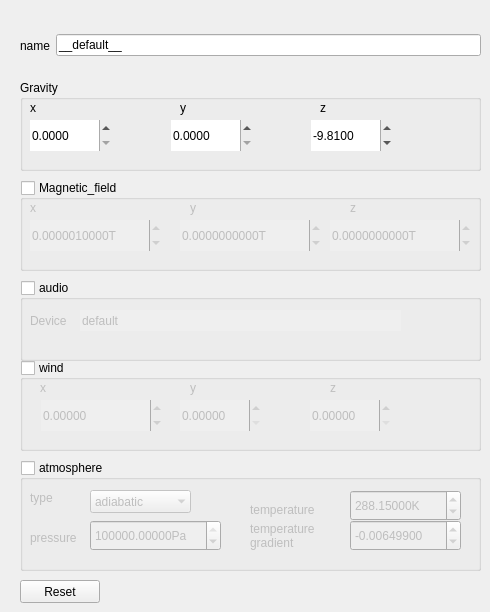
   <widget class="QWidget" name="world_">
    <attribute name="title">
     <string>world</string>
    </attribute>
    <widget class="QGroupBox" name="gravity_group">
     <property name="geometry">
      <rect>
       <x>20</x>
       <y>80</y>
       <width>461</width>
       <height>91</height>
      </rect>
     </property>
     <property name="toolTip">
      <string>The gravity vector in m/s^2, expressed in a coordinate frame defined by the spherical_coordinates</string>
     </property>
     <property name="title">
      <string>Gravity</string>
     </property>
     <widget class="QLabel" name="g_vec_x">
      <property name="geometry">
       <rect>
        <x>10</x>
        <y>20</y>
        <width>57</width>
        <height>15</height>
       </rect>
      </property>
      <property name="text">
       <string>x</string>
      </property>
     </widget>
     <widget class="QLabel" name="g_vec_y">
      <property name="geometry">
       <rect>
        <x>160</x>
        <y>20</y>
        <width>57</width>
        <height>15</height>
       </rect>
      </property>
      <property name="text">
       <string>y</string>
      </property>
     </widget>
     <widget class="QLabel" name="g_vec_z">
      <property name="geometry">
       <rect>
        <x>300</x>
        <y>20</y>
        <width>57</width>
        <height>15</height>
       </rect>
      </property>
      <property name="text">
       <string>z</string>
      </property>
     </widget>
     <widget class="QDoubleSpinBox" name="gravity_x">
      <property name="geometry">
       <rect>
        <x>10</x>
        <y>40</y>
        <width>81</width>
        <height>31</height>
       </rect>
      </property>
      <property name="frame">
       <bool>false</bool>
      </property>
      <property name="decimals">
       <number>4</number>
      </property>
     </widget>
     <widget class="QDoubleSpinBox" name="gravity_y">
      <property name="geometry">
       <rect>
        <x>151</x>
        <y>40</y>
        <width>81</width>
        <height>31</height>
       </rect>
      </property>
      <property name="frame">
       <bool>false</bool>
      </property>
      <property name="decimals">
       <number>4</number>
      </property>
     </widget>
     <widget class="QDoubleSpinBox" name="gravity_z">
      <property name="geometry">
       <rect>
        <x>291</x>
        <y>40</y>
        <width>81</width>
        <height>31</height>
       </rect>
      </property>
      <property name="frame">
       <bool>false</bool>
      </property>
      <property name="decimals">
       <number>4</number>
      </property>
      <property name="minimum">
       <double>-100.000000000000000</double>
      </property>
      <property name="stepType">
       <enum>QAbstractSpinBox::AdaptiveDecimalStepType</enum>
      </property>
      <property name="value">
       <double>-9.810000000000000</double>
      </property>
     </widget>
    </widget>
    <widget class="QGroupBox" name="atmosphere_group">
     <property name="geometry">
      <rect>
       <x>20</x>
       <y>460</y>
       <width>461</width>
       <height>111</height>
      </rect>
     </property>
     <property name="title">
      <string>atmosphere</string>
     </property>
     <property name="checkable">
      <bool>true</bool>
     </property>
     <property name="checked">
      <bool>false</bool>
     </property>
     <widget class="QLabel" name="type">
      <property name="geometry">
       <rect>
        <x>10</x>
        <y>30</y>
        <width>57</width>
        <height>15</height>
       </rect>
      </property>
      <property name="text">
       <string>type</string>
      </property>
     </widget>
     <widget class="QComboBox" name="atm_type">
      <property name="geometry">
       <rect>
        <x>70</x>
        <y>30</y>
        <width>101</width>
        <height>23</height>
       </rect>
      </property>
      <property name="frame">
       <bool>false</bool>
      </property>
      <item>
       <property name="text">
        <string>adiabatic</string>
       </property>
      </item>
     </widget>
     <widget class="QDoubleSpinBox" name="atm_temp">
      <property name="geometry">
       <rect>
        <x>330</x>
        <y>30</y>
        <width>111</width>
        <height>31</height>
       </rect>
      </property>
      <property name="suffix">
       <string>K</string>
      </property>
      <property name="decimals">
       <number>5</number>
      </property>
      <property name="minimum">
       <double>-273.000000000000000</double>
      </property>
      <property name="maximum">
       <double>1000.000000000000000</double>
      </property>
      <property name="value">
       <double>288.149999999999977</double>
      </property>
     </widget>
     <widget class="QLabel" name="atm_temperature_label">
      <property name="geometry">
       <rect>
        <x>230</x>
        <y>40</y>
        <width>81</width>
        <height>20</height>
       </rect>
      </property>
      <property name="text">
       <string>temperature</string>
      </property>
     </widget>
     <widget class="QLabel" name="atm_pressure_label">
      <property name="geometry">
       <rect>
        <x>10</x>
        <y>70</y>
        <width>57</width>
        <height>15</height>
       </rect>
      </property>
      <property name="text">
       <string>pressure</string>
      </property>
     </widget>
     <widget class="QDoubleSpinBox" name="atm_pressure">
      <property name="geometry">
       <rect>
        <x>70</x>
        <y>60</y>
        <width>131</width>
        <height>31</height>
       </rect>
      </property>
      <property name="suffix">
       <string>Pa</string>
      </property>
      <property name="decimals">
       <number>5</number>
      </property>
      <property name="maximum">
       <double>1000000.000000000000000</double>
      </property>
      <property name="value">
       <double>101325.000000000000000</double>
      </property>
     </widget>
     <widget class="QDoubleSpinBox" name="atm_temp_grad">
      <property name="geometry">
       <rect>
        <x>330</x>
        <y>60</y>
        <width>111</width>
        <height>31</height>
       </rect>
      </property>
      <property name="decimals">
       <number>8</number>
      </property>
      <property name="minimum">
       <double>-104.000000000000000</double>
      </property>
      <property name="value">
       <double>-0.006499000000000</double>
      </property>
     </widget>
     <widget class="QLabel" name="temp_grad_label">
      <property name="geometry">
       <rect>
        <x>230</x>
        <y>60</y>
        <width>101</width>
        <height>31</height>
       </rect>
      </property>
      <property name="text">
       <string>temperature gradient</string>
      </property>
      <property name="wordWrap">
       <bool>true</bool>
      </property>
     </widget>
    </widget>
    <widget class="QGroupBox" name="audio_group">
     <property name="enabled">
      <bool>true</bool>
     </property>
     <property name="geometry">
      <rect>
       <x>20</x>
       <y>280</y>
       <width>461</width>
       <height>81</height>
      </rect>
     </property>
     <property name="toolTip">
      <string extracomment="global audio properties"/>
     </property>
     <property name="title">
      <string>audio </string>
     </property>
     <property name="checkable">
      <bool>true</bool>
     </property>
     <property name="checked">
      <bool>false</bool>
     </property>
     <widget class="QLabel" name="device_label">
      <property name="geometry">
       <rect>
        <x>10</x>
        <y>30</y>
        <width>81</width>
        <height>21</height>
       </rect>
      </property>
      <property name="text">
       <string>Device</string>
      </property>
     </widget>
     <widget class="QLineEdit" name="device_string_input">
      <property name="geometry">
       <rect>
        <x>60</x>
        <y>30</y>
        <width>321</width>
        <height>21</height>
       </rect>
      </property>
      <property name="toolTip">
       <string>Device to use for audio playback. A value of &quot;default&quot; will use the system's default audio device. 
 Otherwise, specify an audio device file</string>
      </property>
      <property name="inputMask">
       <string/>
      </property>
      <property name="text">
       <string>default</string>
      </property>
      <property name="frame">
       <bool>false</bool>
      </property>
     </widget>
    </widget>
    <widget class="QGroupBox" name="wind_group">
     <property name="geometry">
      <rect>
       <x>20</x>
       <y>360</y>
       <width>461</width>
       <height>91</height>
      </rect>
     </property>
     <property name="title">
      <string>wind</string>
     </property>
     <property name="checkable">
      <bool>true</bool>
     </property>
     <property name="checked">
      <bool>false</bool>
     </property>
     <widget class="QLabel" name="w_vec_x">
      <property name="geometry">
       <rect>
        <x>20</x>
        <y>20</y>
        <width>57</width>
        <height>15</height>
       </rect>
      </property>
      <property name="text">
       <string>x</string>
      </property>
     </widget>
     <widget class="QLabel" name="w_vec_y">
      <property name="geometry">
       <rect>
        <x>170</x>
        <y>20</y>
        <width>57</width>
        <height>15</height>
       </rect>
      </property>
      <property name="text">
       <string>y</string>
      </property>
     </widget>
     <widget class="QLabel" name="w_vec_z">
      <property name="geometry">
       <rect>
        <x>310</x>
        <y>20</y>
        <width>57</width>
        <height>15</height>
       </rect>
      </property>
      <property name="text">
       <string>z</string>
      </property>
     </widget>
     <widget class="QDoubleSpinBox" name="wind_x">
      <property name="geometry">
       <rect>
        <x>21</x>
        <y>40</y>
        <width>121</width>
        <height>31</height>
       </rect>
      </property>
      <property name="frame">
       <bool>false</bool>
      </property>
      <property name="suffix">
       <string/>
      </property>
      <property name="decimals">
       <number>5</number>
      </property>
      <property name="minimum">
       <double>-100.000000000000000</double>
      </property>
      <property name="value">
       <double>0.000000000000000</double>
      </property>
     </widget>
     <widget class="QDoubleSpinBox" name="wind_y">
      <property name="geometry">
       <rect>
        <x>160</x>
        <y>40</y>
        <width>81</width>
        <height>31</height>
       </rect>
      </property>
      <property name="frame">
       <bool>false</bool>
      </property>
      <property name="decimals">
       <number>5</number>
      </property>
     </widget>
     <widget class="QDoubleSpinBox" name="wind_z">
      <property name="geometry">
       <rect>
        <x>290</x>
        <y>40</y>
        <width>81</width>
        <height>31</height>
       </rect>
      </property>
      <property name="frame">
       <bool>false</bool>
      </property>
      <property name="decimals">
       <number>5</number>
      </property>
     </widget>
    </widget>
    <widget class="QWidget" name="layoutWidget">
     <property name="geometry">
      <rect>
       <x>20</x>
       <y>20</y>
       <width>461</width>
       <height>51</height>
      </rect>
     </property>
     <layout class="QHBoxLayout" name="world_name_HLayout">
      <item>
       <widget class="QLabel" name="world_name_label">
        <property name="text">
         <string>name</string>
        </property>
       </widget>
      </item>
      <item>
       <widget class="QLineEdit" name="world_name_input">
        <property name="toolTip">
         <string>Unique name of the world</string>
        </property>
        <property name="text">
         <string>__default__</string>
        </property>
        <property name="frame">
         <bool>true</bool>
        </property>
       </widget>
      </item>
     </layout>
    </widget>
    <widget class="QGroupBox" name="magnetic_field_group">
     <property name="geometry">
      <rect>
       <x>20</x>
       <y>180</y>
       <width>461</width>
       <height>91</height>
      </rect>
     </property>
     <property name="toolTip">
      <string>The magnetic vector in Tesla, expressed in a coordinate frame defined by the spherical_coordinates</string>
     </property>
     <property name="title">
      <string>Magnetic_field</string>
     </property>
     <property name="checkable">
      <bool>true</bool>
     </property>
     <property name="checked">
      <bool>false</bool>
     </property>
     <widget class="QLabel" name="m_vec_x">
      <property name="geometry">
       <rect>
        <x>10</x>
        <y>20</y>
        <width>57</width>
        <height>15</height>
       </rect>
      </property>
      <property name="text">
       <string>x</string>
      </property>
     </widget>
     <widget class="QLabel" name="m_vex_y">
      <property name="geometry">
       <rect>
        <x>170</x>
        <y>20</y>
        <width>57</width>
        <height>15</height>
       </rect>
      </property>
      <property name="text">
       <string>y</string>
      </property>
     </widget>
     <widget class="QLabel" name="m_vec_z">
      <property name="geometry">
       <rect>
        <x>330</x>
        <y>20</y>
        <width>57</width>
        <height>15</height>
       </rect>
      </property>
      <property name="text">
       <string>z</string>
      </property>
     </widget>
     <widget class="QDoubleSpinBox" name="magn_x">
      <property name="geometry">
       <rect>
        <x>10</x>
        <y>40</y>
        <width>131</width>
        <height>31</height>
       </rect>
      </property>
      <property name="frame">
       <bool>false</bool>
      </property>
      <property name="suffix">
       <string>T</string>
      </property>
      <property name="decimals">
       <number>10</number>
      </property>
      <property name="minimum">
       <double>-100.000000000000000</double>
      </property>
      <property name="value">
       <double>0.000001000000000</double>
      </property>
     </widget>
     <widget class="QDoubleSpinBox" name="magn_y">
      <property name="geometry">
       <rect>
        <x>160</x>
        <y>40</y>
        <width>141</width>
        <height>31</height>
       </rect>
      </property>
      <property name="frame">
       <bool>false</bool>
      </property>
      <property name="suffix">
       <string>T</string>
      </property>
      <property name="decimals">
       <number>10</number>
      </property>
      <property name="minimum">
       <double>-100.000000000000000</double>
      </property>
     </widget>
     <widget class="QDoubleSpinBox" name="magn_z">
      <property name="geometry">
       <rect>
        <x>310</x>
        <y>40</y>
        <width>141</width>
        <height>31</height>
       </rect>
      </property>
      <property name="frame">
       <bool>false</bool>
      </property>
      <property name="suffix">
       <string>T</string>
      </property>
      <property name="decimals">
       <number>10</number>
      </property>
      <property name="minimum">
       <double>-100.000000000000000</double>
      </property>
     </widget>
    </widget>
    <widget class="QPushButton" name="world_reset">
     <property name="geometry">
      <rect>
       <x>20</x>
       <y>580</y>
       <width>80</width>
       <height>23</height>
      </rect>
     </property>
     <property name="text">
      <string>Reset</string>
     </property>
    </widget>
   </widget>
